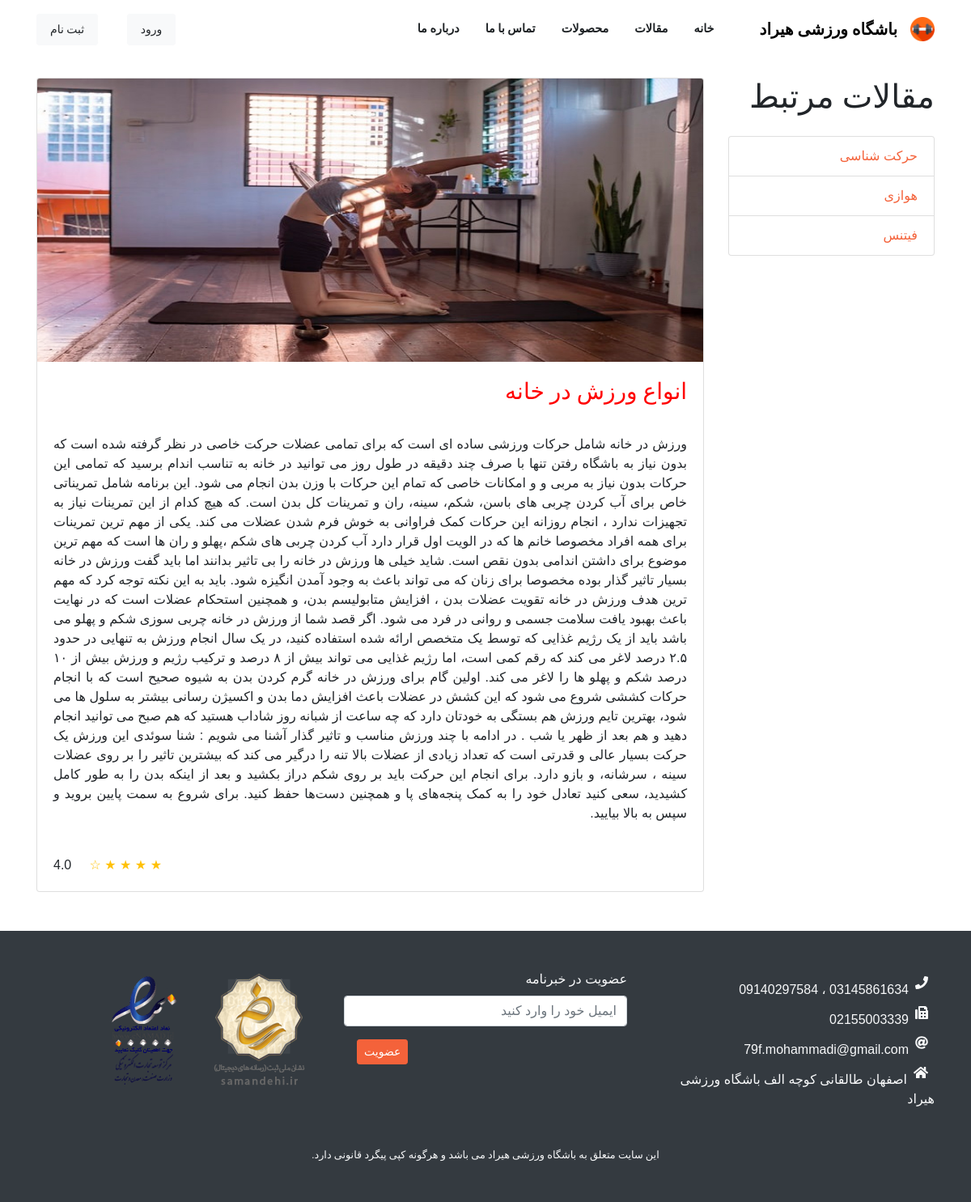
Page /article.php?id=2 on the committed database.
### tables this page shows
CREATE TABLE IF NOT EXISTS `article` (
  `art_code` int NOT NULL AUTO_INCREMENT,
  `art_name` varchar(200) NOT NULL,
  `art_image` varchar(250) NOT NULL,
  `art_detail` text NOT NULL,
  `art_star` int NOT NULL,
  `art_category` enum('انگیزشی','تغذیه','چربی سوزی','ورزش درخانه','فیتنس','هوازی','حرکت شناسی') NOT NULL,
  PRIMARY KEY (`art_code`)
);

### Article.php (the view, shortened to what this page needs)
<?php
include("Header.php");
include("MenuArticleProduct.php");
$link = mysqli_connect("localhost", "root", "", "hirad" , "3308" );
$link -> set_charset("utf8");
$art_code=0;
if (isset($_GET['id']))
	 $art_code=$_GET['id'];
$query = "SELECT * FROM article WHERE art_code='$art_code '";
$result = mysqli_query($link, $query);
?>
    <div class="container text-right">
        <div class="row">
            <?php
                    $resultMenu = mysqli_query($link, $query);
                if ($rowMenu = mysqli_fetch_array($resultMenu)) {
            ?>
            <div class="col-lg-3">
                <h1 class="my-4" style="font-family: 'Khandevane'">مقالات مرتبط</h1>
                <div class="list-group">
                    <a href="Article.php?id=<?php echo($rowMenu['art_code']) ?>" class="list-group-item">حرکت شناسی</a>
                    <a href="Article.php?id=<?php echo($rowMenu['art_code']) ?>" class="list-group-item">هوازی</a>
                    <a href="Article.php?id=<?php echo($rowMenu['art_code']) ?>" class="list-group-item">فیتنس</a>
                </div>
            </div>
            <?php
                }
            ?>
            <div class="col-lg-9">
                <div class="card mt-4">
                    <?php
                        if ($row = mysqli_fetch_array($result)) {
                    ?>
                    <img class="card-img-top img-fluid" src="images/articles/<?php echo ($row['art_image']) ?>"
                    alt="<?php echo ($row['art_name']) ?>" title="<?php echo ($row['art_name']) ?>"
                         style="width: 900px; height: 350px;">
                    <div class="card-body text-justify">
                        <h3 class="card-title" style="color: red;font-family: 'Khandevane'"><?php echo ($row['art_name']) ?></h3>
                        <br>
                        <p class="card-text text-justify"><?php echo ($row['art_detail']) ?></p>
                        <br>
                        <div class="text-left">
                            <span class="text-warning">&#9733; &#9733; &#9733; &#9733; &#9734;</span>
                            &nbsp;&nbsp;&nbsp; 4.0
                        </div>
                    </div>
                    <?php
                        }
                    ?>
                </div>
                <br><br>
            </div>
        </div>
    </div>
<?php
include("Footer.php");
?>

### Header.php (style rules this page uses)
* { font-family: 'Khandevane', 'BMitra', Sans-Serif; }

### rows in the picture
article: art_image (picture), art_name "انواع ورزش در خانه", art_detail "ورزش در خانه شامل حرکات ورزشی ساده ای است که برای تمامی عضلات حرکت خاصی در نظر گرفته شده است که بدون نیاز به باشگاه رفتن تنها با صرف چند دقیقه در طول روز می توانید در خانه به تناسب اندام برسید که تمامی این حرکات بدون نیاز به مربی و و امکانات خاصی که تمام این حرکات با وزن بدن انجام می شود. این برنامه شامل تمریناتی خاص برای آب کردن چربی های باسن، شکم، سینه، ران و تمرینات کل بدن است. که هیچ کدام از این تمرینات نیاز به تجهیزات ندارد ، انجام روزانه این حرکات کمک فراوانی به خوش فرم شدن عضلات می کند. یکی از مهم ترین تمرینات برای همه افراد مخصوصا خانم ها که در الویت اول قرار دارد آب کردن چربی های شکم ،پهلو و ران ها است که مهم ترین موضوع برای داشتن اندامی بدون نقص است. شاید خیلی ها ورزش در خانه را…"
